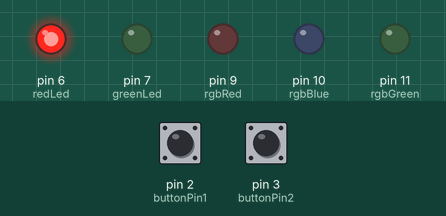
The sketch below on a simulated Arduino Uno, built with avr-gcc and run on an emulated ATmega328P. Shown: output pins drawn as LEDs (lit = HIGH). Dashed ring = blinking. Inputs (shaded band) come from the test bench; at power-on: pin 2 (buttonPin1) LOW, pin 3 (buttonPin2) LOW.

Above: at 1.2 s.
1.3 s: pin 2 (buttonPin1) pulled HIGH for 0.15 s
At 2.0 s:
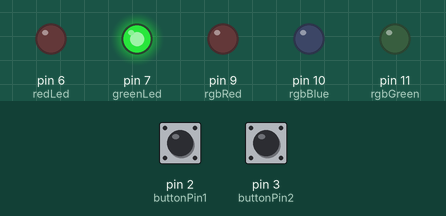
2.9 s: pin 3 (buttonPin2) pulled HIGH for 0.15 s
At 3.0 s:
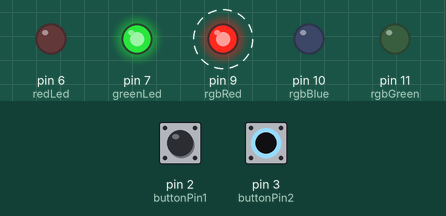
5.9 s: pin 3 (buttonPin2) pulled HIGH for 1 s
At 6.7 s:
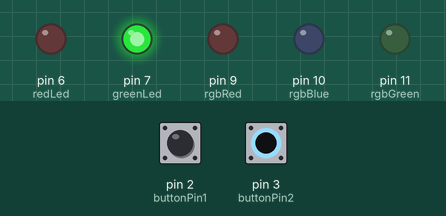
8.4 s: pin 3 (buttonPin2) pulled HIGH for 3.2 s
At 8.7 s:
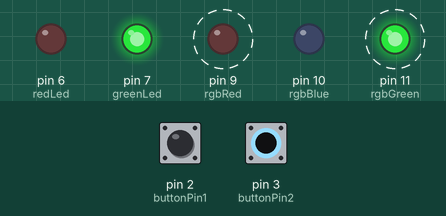
Timing chart, 0 to 14.1 s (numbered marks = the images above; inputs shaded):
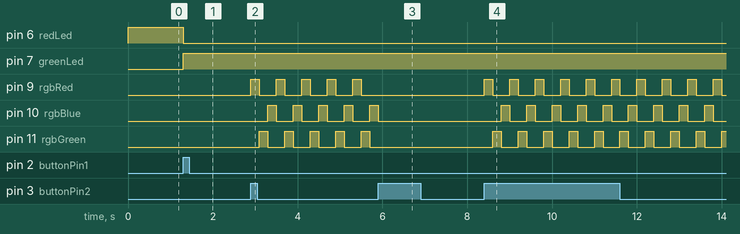

Measured:
- after the input at 1.3 s, pin 6 (redLed): HIGH → LOW at once; pin 7 (greenLed): LOW → HIGH at once
- after the input at 2.9 s, pin 9 (rgbRed): alternates HIGH for 0.20 s and LOW for 0.40 s, starting at once; pin 10 (rgbBlue): alternates HIGH for 0.20 s and LOW for 0.40 s, starting after 0.40 s; pin 11 (rgbGreen): alternates HIGH for 0.20 s and LOW for 0.40 s, starting after 0.20 s
- after the input at 5.9 s, pin 9 (rgbRed), pin 11 (rgbGreen): stops changing and stays LOW; pin 10 (rgbBlue): goes on until 5.9 s, then stays LOW
- after the input at 8.4 s, pin 9 (rgbRed): alternates HIGH for 0.20 s and LOW for 0.40 s, starting at once; pin 10 (rgbBlue): alternates HIGH for 0.20 s and LOW for 0.40 s, starting after 0.40 s; pin 11 (rgbGreen): alternates HIGH for 0.20 s and LOW for 0.40 s, starting after 0.20 s

The sketch:

lab_5_level_41.ino
```cpp
//LEVEL 4
//Date:2023-02-09
//NAME: PRANAV BHAVSAR
//LAB 5
//200545944
int buttonPin1=2;//FOR BUTTON 1
int buttonPin2 = 3;// FOR BUTTON 2
int redLed = 6;// RED LED LIGHT SETUP
int greenLed = 7; // GREEN LED LIGHT SETUP
int rgbRed =9 ;//RGB RED
int rgbGreen =11;//RGB GREEN
int rgbBlue = 10;//RGB BLUE
int state=0; // VALUE STORED
int redOn = HIGH; // INITIALLY TURN RED LED
int greenOn = LOW;// INITIALLY TURN GREEN LED
int rgbOn = LOW;

void setup() {// IT WILL RUN ONCE
  pinMode(redLed, OUTPUT);
  pinMode(greenLed, OUTPUT);
  pinMode(buttonPin1, INPUT);
  pinMode(buttonPin2, INPUT);
  pinMode(rgbRed, OUTPUT);
  pinMode(rgbGreen, OUTPUT);
  pinMode(rgbBlue, OUTPUT);
  attachInterrupt(digitalPinToInterrupt(buttonPin1),onLED, RISING);
  attachInterrupt(digitalPinToInterrupt(buttonPin2),onRGB, RISING);
}
void loop() {
  digitalWrite(redLed, redOn);
  digitalWrite(greenLed,greenOn);

  //FOR RGB LIGHT
   if (rgbOn == HIGH) {

    switch (state) {
      case 0:
      	digitalWrite(rgbRed, HIGH);
      delay(200);
		digitalWrite(rgbRed, LOW);
      state = 1;
        break;
      case 1:
        digitalWrite(rgbGreen, HIGH);
      delay(200);
        digitalWrite(rgbGreen, LOW);

      state = 2;
        break;
      case 2:
        digitalWrite(rgbBlue, HIGH);
      delay(200);
        digitalWrite(rgbBlue, LOW);
      state =3;
        break;
      case 3:
      digitalWrite(rgbRed, LOW);
      digitalWrite(rgbGreen, LOW);
      digitalWrite(rgbBlue, LOW);
      state =0;
      break;
    }
   }
}

void onLED(){
  //FOR LED LIGHTS
  if(greenOn == LOW){
    greenOn = HIGH;
    redOn = LOW;
  }else{
   greenOn = LOW;
   redOn = HIGH;
  }
  rgbOn = LOW;
}

void onRGB(){
  if(greenOn == HIGH){
    rgbOn = !rgbOn;
  }
}
```
